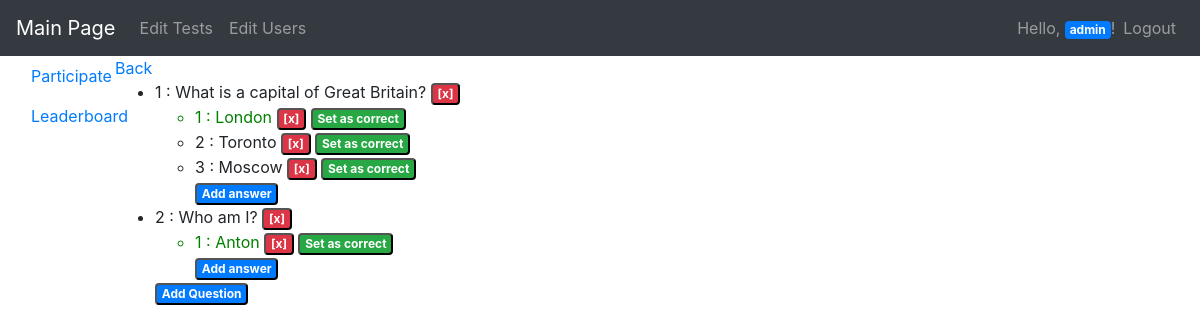
Page /admin/test/1 (signed in) on the earlier database version.
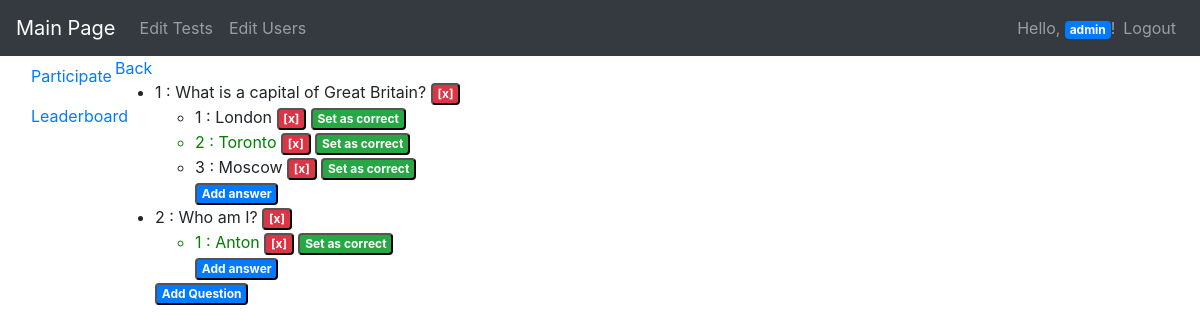
Same page on the later database version.
### orm.py (models this page shows)
class BaseModel(Model):
    class Meta:
        database = db

class Answer(BaseModel):
    number = IntegerField()
    content = TextField()
    question = ForeignKeyField(Question, backref="answers")

### app.py (the view)
    def wrapper(*args, **kwargs):
        if 'user' in session:
            if session['user'] in users:
                return func(*args, **kwargs)
        return redirect(url_for("page_access_denied"))

### app.py (called while the page is built)
@app.before_request
def before_request():
    db.connect()

@app.after_request
def after_request(response):
    db.close()
    return response

def is_restricted(func, users=None):
    if users is None:
        users = ['admin']
    def wrapper(*args, **kwargs):
        if 'user' in session:
            if session['user'] in users:
                return func(*args, **kwargs)
        return redirect(url_for("page_access_denied"))
    wrapper.__name__ = func.__name__
    return wrapper

@app.route('/admin/test/<int:ident>')
@is_restricted
def page_admin_edit_test(ident):
    questions = Test.get_by_id(ident).questions
    return render_template("p_admin_test_edit.html", model=questions, id=ident)

### templates/p_admin_test_edit.html (shortened to what this page needs)
{% extends "bootstrap/base.html" %}
{% block content %}
    <a href="{{ url_for("page_admin_tests") }}">Back</a>
    <div class="left">
        <ul>
            {% for i in model %}
                <li>
                    <span class="id"> {{ i.number }} : </span>{{ i.content }}
                    <button class="badge badge-danger remove_question">[x]</button>
                    <ul>
                        {% for j in i.answers %}
                            <li {% if i.correct_answer == j.number %} style="color:green;" {% endif %}>
                                <span class="id"> {{ j.number }} : </span>{{ j.content }}
                                <button class="badge badge-danger remove_answer">[x]</button>
                                <button class="badge badge-success correct_answer">Set as correct</button>
                            </li>
                        {% endfor %}
                        <li style="list-style-type: none"><button class="badge badge-primary add_answer">Add answer</button></li>
                    </ul>
                </li>
            {% endfor %}
            <li style="list-style-type: none"><button class="badge badge-primary" id="add_question">Add Question</button></li>
        </ul>
    </div>
{% endblock %}

Differences in the rows shown:
changed Question "What is a capital of Great Britain?": correct_answer 1 → 2 (drawn)
